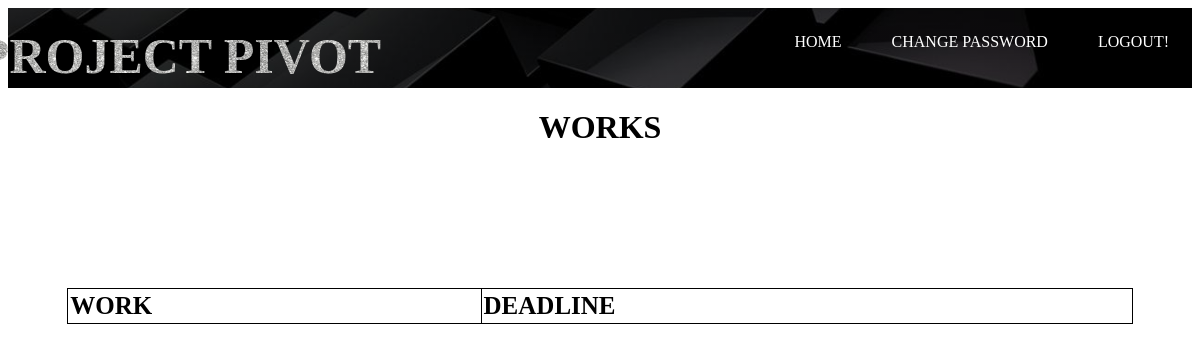
The app's page /semassigned.php, older data.
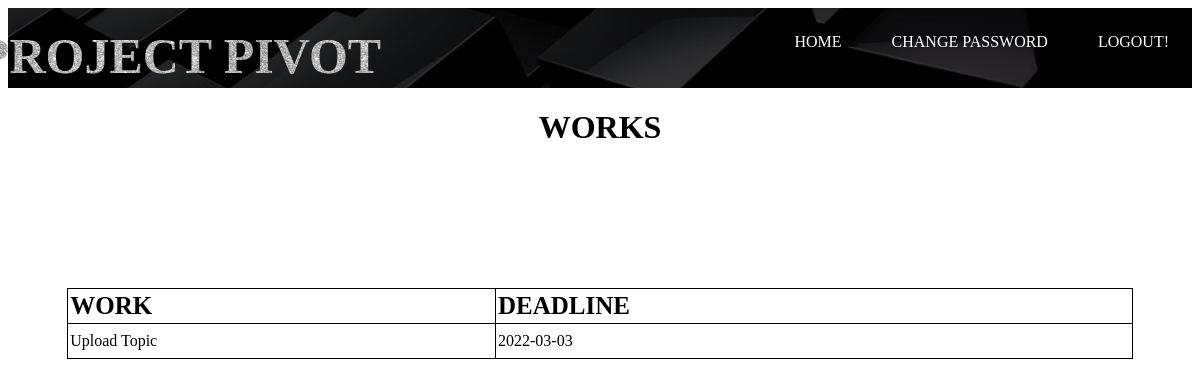
The same page, newer data.
### tables this page shows
CREATE TABLE `work` (
  `id` int(50) NOT NULL,
  `batch` varchar(50) NOT NULL,
  `type` varchar(20) NOT NULL,
  `instruction` varchar(500) NOT NULL,
  `t2` date NOT NULL
);

### semassigned.php (the view, shortened to what this page needs)
<?php
$con=mysqli_connect('localhost','root','','project');
$select="select *from work where type like 'seminar'";
$selresult=mysqli_query($con,$select);
?>
<!DOCTYPE html>
<html>
<head>
  <link rel="stylesheet" type="text/css" href="maincss.css">
  <link rel="stylesheet" type="text/css" href="view.css">
</head>
<body style="background-image: url('cell.jpg'); background-repeat: no-repeat;background-size: cover">
  <header>
    <div class="main">
  <ul>
<li><a href="guidehome.php">HOME</a></li>
<li><a href="">CHANGE PASSWORD</a>
</li>
<li><a href="home.html">LOGOUT!</a>
</li>
</ul></div><form method="POST" action="" >
    <div class="title">
      <h3>PROJECT PIVOT </h3></div></header>
	<center><h1>WORKS</h1><br><br><br><br><br>
	<table >
<thead  >
<tr >
<th>WORK</th>
<th>DEADLINE</th>
</thead>
<tbody>
<?php while ($row=mysqli_fetch_array($selresult)) { ?>
<tr>
<td><?php
$instr=$row['instruction'];
echo $instr;
 ?>
 <td><?php echo $row['t2']; ?></td>
</form></td>
</tr> <?php } ?>
</table>
</body>
</html>

Row changes from the older to the newer data that the page shows:
added work: instruction "Upload Topic", t2 "2022-03-03"
